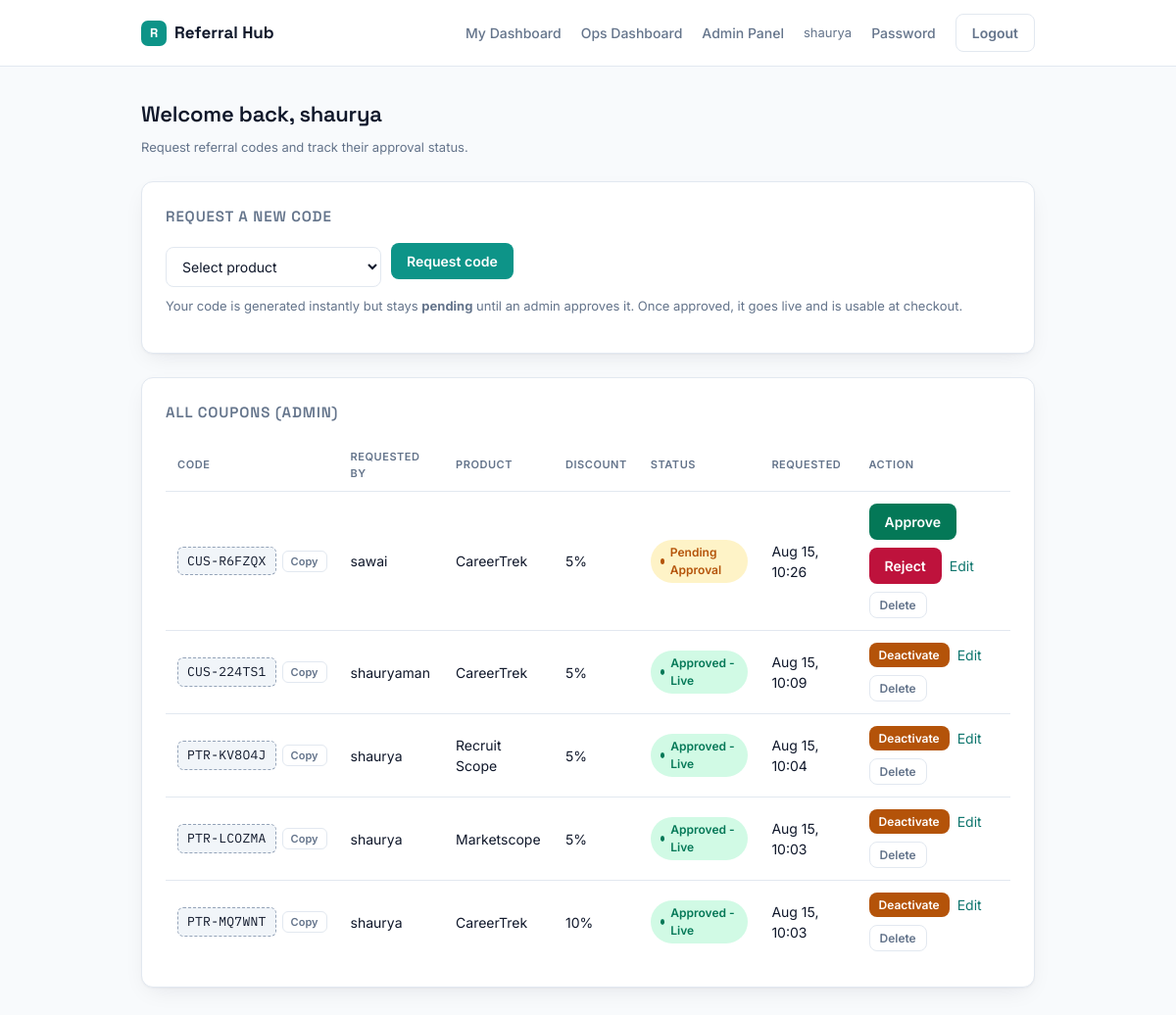
Page /dashboard/ (signed in) on the earlier database version.
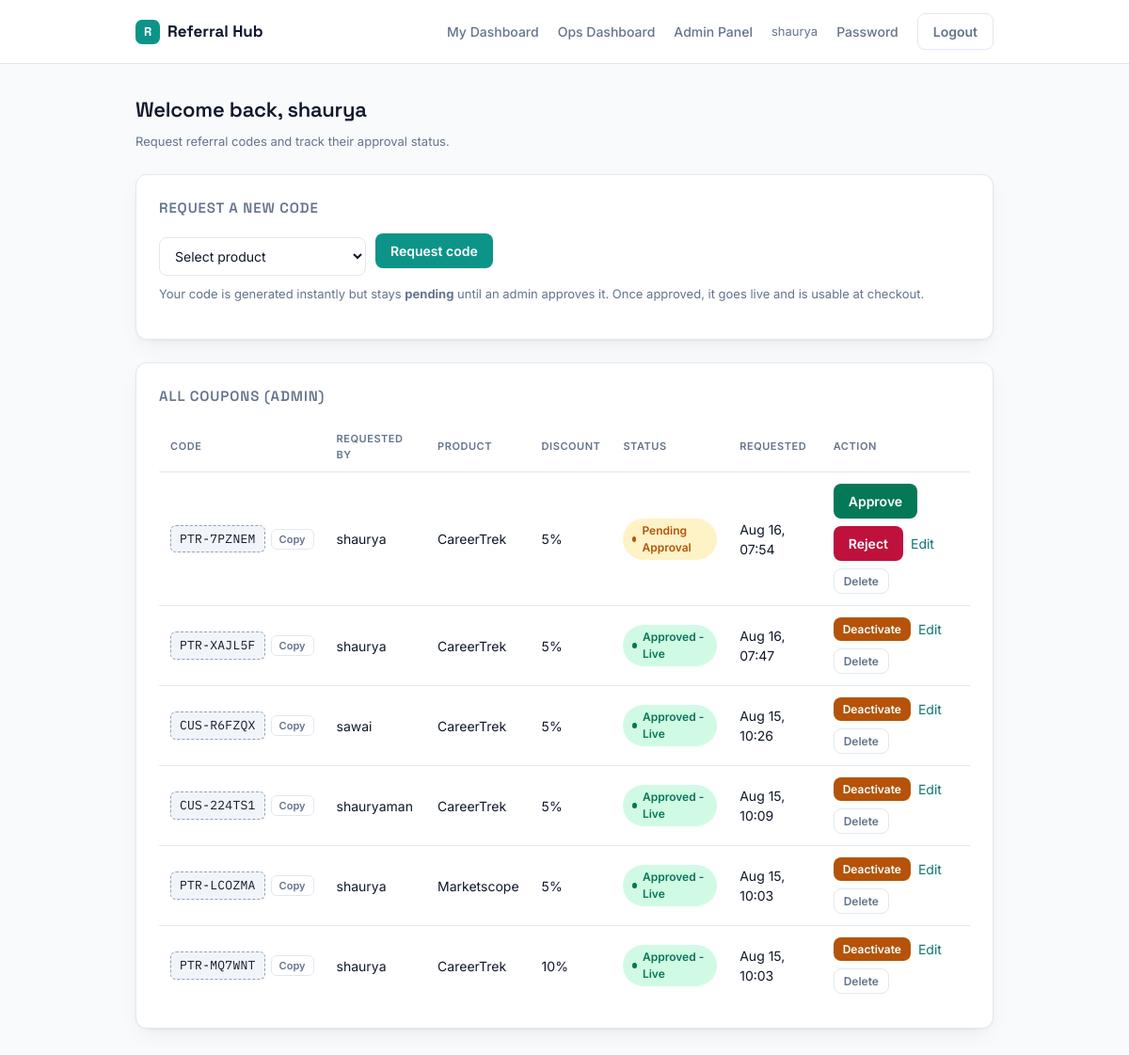
Same page on the later database version.
### referrals/models.py (models this page shows, shortened)
class ReferralCode(models.Model):
    code = models.CharField(max_length=30, unique=True)
    code_type = models.CharField(max_length=10, choices=CODE_TYPE_CHOICES)
    requested_by = models.ForeignKey(settings.AUTH_USER_MODEL, on_delete=models.CASCADE, related_name="referral_codes")
    owner_name = models.CharField(max_length=150, blank=True)
    owner_email = models.EmailField(blank=True)
    product = models.CharField(max_length=20, choices=PRODUCT_CHOICES)
    discount_percent = models.PositiveIntegerField(default=DEFAULT_CUSTOMER_DISCOUNT)
    approval_status = models.CharField(max_length=10, choices=APPROVAL_STATUS_CHOICES, default="pending")
    active = models.BooleanField(default=True, help_text="Live codes can be deactivated without changing their approval history.")
    approved_by = models.ForeignKey(settings.AUTH_USER_MODEL, null=True, blank=True, on_delete=models.SET_NULL, related_name="approved_codes")
    approved_at = models.DateTimeField(null=True, blank=True)
    created_at = models.DateTimeField(auto_now_add=True)

### referrals/views.py (the view, shortened to what this page needs)
# urls.py: path("dashboard/", views.user_dashboard, name="user_dashboard"),
@login_required
def user_dashboard(request):
    my_codes = ReferralCode.objects.filter(requested_by=request.user).order_by("-created_at")
    context = {"products": PRODUCT_CHOICES, "my_codes": my_codes, "is_ops": _in_group(request.user, "Ops")}
    if request.user.is_staff:
        context["all_codes_admin"] = ReferralCode.objects.all().order_by("-created_at")
    return render(request, "referrals/dashboard.html", context)

### referrals/views.py (called while the page is built)
def _in_group(user, group_name):
    return user.is_staff or user.groups.filter(name=group_name).exists()

### referrals/templates/referrals/dashboard.html (shortened to what this page needs)
{% extends "referrals/base.html" %}
{% block body %}
<div class="page">
  <h1>Welcome back, {{ request.user.username }}</h1>
  <p class="subtext" style="margin-bottom:24px">Request referral codes and track their approval status.</p>
  <div class="card">
    <div class="card-head">
      <h3>Request a new code</h3>
    </div>
    <form method="post" class="toolbar">
      <select name="product" required>
        <option value="">Select product</option>
      </select>
      <button type="submit">Request code</button>
    </form>
    <p class="subtext">Your code is generated instantly but stays <strong>pending</strong> until an admin approves it. Once approved, it goes live and is usable at checkout.</p>
  </div>
  {% if request.user.is_staff and all_codes_admin %}
  <div class="card">
    <div class="card-head"><h3>All coupons (admin)</h3></div>
    <div class="table-wrap">
    <table>
    <tr><th>Code</th><th>Requested by</th><th>Product</th><th>Discount</th><th>Status</th><th>Requested</th><th>Action</th></tr>
    {% for c in all_codes_admin %}
    <tr>
      <td>
        <div class="code-cell">
          <span class="code-chip">{{ c.code }}</span>
          <button type="button" class="copy-btn" data-code="{{ c.code }}" onclick="copyCode(this)">Copy</button>
        </div>
      </td>
      <td>{{ c.requested_by }}</td>
      <td>{{ c.get_product_display }}</td>
      <td>{{ c.discount_percent }}%</td>
      <td>
        {% if c.approval_status == "approved" and not c.active %}
          <span class="badge badge-rejected">● Deactivated</span>
        {% else %}
          <span class="badge badge-{{ c.approval_status }}">{{ c.get_approval_status_display }}</span>
        {% endif %}
      </td>
      <td>{{ c.created_at|date:"M d, H:i" }}</td>
      <td>
        <div class="btn-row">
          {% if c.approval_status == "pending" %}
            <form action="{% url 'approve_code' c.id %}" method="post" class="inline-form">{% csrf_token %}<button type="submit" class="btn-approve">Approve</button></form>
            <form action="{% url 'reject_code' c.id %}" method="post" class="inline-form">{% csrf_token %}<button type="submit" class="btn-reject">Reject</button></form>
          {% elif c.approval_status == "approved" %}
            <form action="{% url 'toggle_active' c.id %}" method="post" class="inline-form">
              {% if c.active %}
                <button type="submit" class="btn-warn" style="padding:5px 10px;font-size:12px">Deactivate</button>
              {% else %}
                <button type="submit" class="btn-approve" style="padding:5px 10px;font-size:12px">Reactivate</button>
              {% endif %}
            </form>
          {% endif %}
          <a href="{% url 'edit_code' c.id %}">Edit</a>
          <form action="{% url 'delete_code' c.id %}" method="post" class="inline-form" onsubmit="return confirm('Permanently delete {{ c.code }}? This cannot be undone.');">{% csrf_token %}<button type="submit" class="btn-ghost" style="padding:5px 10px;font-size:12px">Delete</button></form>
        </div>
      </td>
    </tr>
    {% endfor %}
    </table>
    </div>
  </div>
  {% endif %}
</div>
{% endblock %}

### referrals/templates/referrals/base.html (shortened to what this page needs)
{% load static %}<!DOCTYPE html>
<html lang="en">
<head>
<link rel="stylesheet" href="{% static 'referrals/css/main.css' %}">
</head>
<body>
{% if request.user.is_authenticated %}
<nav class="nav">
  <div class="nav-inner">
    <div class="brand"><span class="brand-mark">R</span> Referral Hub</div>
    <div class="nav-links">
      <a href="{% url 'user_dashboard' %}">My Dashboard</a>
      {% if is_ops or request.user.is_staff %}<a href="{% url 'ops_dashboard' %}">Ops Dashboard</a>{% endif %}
      {% if request.user.is_staff %}<a href="/admin/referrals/referralcode/">Admin Panel</a>{% endif %}
      <span class="nav-user">{{ request.user.username }}</span>
      <a href="{% url 'change_password' %}">Password</a>
      <form action="{% url 'logout' %}" method="post" class="inline-form">{% csrf_token %}<button type="submit" class="btn-ghost">Logout</button></form>
    </div>
  </div>
</nav>
{% endif %}
{% block body %}{% endblock %}
</body>
</html>

### referrals/static/referrals/css/main.css (style rules this page uses)
:root { --bg: #F8FAFC; --surface: #FFFFFF; --surface-alt: #F1F5F9; --border: #E2E8F0; --ink: #0F172A; --ink-muted: #64748B; --primary: #0D9488; --primary-dark: #0F766E; --primary-soft: #CCFBF1; --amber: #B45309; --amber-soft: #FEF3C7; --emerald: #047857; --emerald-soft: #D1FAE5; --rose: #BE123C; --rose-soft: #FFE4E6; --radius: 12px; --radius-sm: 8px; --shadow: 0 1px 2px rgba(15,23,42,.04), 0 8px 24px -8px rgba(15,23,42,.10); }
* { box-sizing: border-box; }
body { margin: 0; background: var(--bg); color: var(--ink); font-family: 'Inter', -apple-system, sans-serif; font-size: 15px; line-height: 1.5; -webkit-font-smoothing: antialiased; }
h1, h2, h3 { font-family: 'Space Grotesk', 'Inter', sans-serif; font-weight: 600; letter-spacing: -0.01em; margin: 0 0 4px; }
h1 { font-size: 22px; }
h3 { font-size: 15px; color: var(--ink-muted); text-transform: uppercase; letter-spacing: .06em; font-weight: 600; }
a { color: var(--primary-dark); text-decoration: none; }
.nav { background: var(--surface); border-bottom: 1px solid var(--border); position: sticky; top: 0; z-index: 10; }
.nav-inner { max-width: 960px; margin: 0 auto; padding: 14px 24px; display: flex; align-items: center; justify-content: space-between; }
.brand { display: flex; align-items: center; gap: 8px; font-family: 'Space Grotesk', sans-serif; font-weight: 700; font-size: 17px; color: var(--ink); }
.brand-mark { width: 26px; height: 26px; border-radius: 7px; background: var(--primary); color: #fff; display: grid; place-items: center; font-size: 13px; font-weight: 700; flex-shrink: 0; }
.nav-links { display: flex; align-items: center; gap: 20px; font-size: 14px; }
.nav-links a { color: var(--ink-muted); font-weight: 500; }
.nav-user { color: var(--ink-muted); font-size: 13px; }
.page { max-width: 960px; margin: 0 auto; padding: 32px 24px 64px; }
.card { background: var(--surface); border: 1px solid var(--border); border-radius: var(--radius); box-shadow: var(--shadow); padding: 24px; margin-bottom: 24px; }
.card-head { margin-bottom: 16px; }
.subtext { color: var(--ink-muted); font-size: 13px; margin-top: 8px; }
input[type=text], input[type=email], input[type=password], input[type=number], select { width: 100%; padding: 10px 12px; margin: 4px 0 2px; border: 1px solid var(--border); border-radius: var(--radius-sm); background: var(--surface); color: var(--ink); font-size: 14px; font-family: inherit; }
button, .btn { display: inline-flex; align-items: center; justify-content: center; gap: 6px; padding: 10px 16px; border-radius: var(--radius-sm); border: 0; font-size: 14px; font-weight: 600; font-family: inherit; cursor: pointer; background: var(--primary); color: #fff; transition: background .15s ease; }
.btn-ghost { background: transparent; color: var(--ink-muted); border: 1px solid var(--border); }
.btn-approve { background: var(--emerald); }
.btn-reject { background: var(--rose); }
.btn-warn { background: var(--amber); }
.btn-row { display: flex; gap: 8px; align-items: center; flex-wrap: wrap; }
.inline-form { display: inline-block; }
.toolbar { display: flex; gap: 10px; align-items: flex-start; flex-wrap: wrap; }
.toolbar select { width: auto; min-width: 220px; }
.table-wrap { overflow-x: auto; }
table { width: 100%; border-collapse: collapse; }
th { text-align: left; font-size: 11px; text-transform: uppercase; letter-spacing: .05em; color: var(--ink-muted); font-weight: 600; padding: 10px 12px; border-bottom: 1px solid var(--border); }
td { padding: 12px; border-bottom: 1px solid var(--border); font-size: 14px; vertical-align: middle; }
tr:last-child td { border-bottom: 0; }
.code-chip { font-family: 'IBM Plex Mono', monospace; font-size: 13px; letter-spacing: .02em; background: var(--surface-alt); border: 1.5px dashed #94A3B8; border-radius: 6px; padding: 4px 9px; display: inline-block; white-space: nowrap; }
.code-cell { display: inline-flex; align-items: center; gap: 6px; }
.copy-btn { background: transparent; border: 1px solid var(--border); color: var(--ink-muted); font-size: 11px; font-weight: 600; padding: 3px 8px; border-radius: 6px; cursor: pointer; }
.badge { display: inline-flex; align-items: center; gap: 6px; font-size: 12px; font-weight: 600; padding: 4px 10px; border-radius: 999px; }
.badge::before { content: ""; width: 6px; height: 6px; border-radius: 50%; background: currentColor; }
.badge-pending { background: var(--amber-soft); color: var(--amber); }
.badge-approved { background: var(--emerald-soft); color: var(--emerald); }

Differences in the rows shown:
removed ReferralCode: code "PTR-KV8O4J", requested_by "shaurya", product "Recruit Scope", discount_percent "5", approval_status "Approved - Live", created_at "Aug 15, 10:04", active "Deactivate"
added ReferralCode: code "PTR-7PZNEM", requested_by "shaurya", product "CareerTrek", discount_percent "5", approval_status "Pending Approval", created_at "Aug 16, 07:54", shows "Approve"
added ReferralCode: code "PTR-XAJL5F", requested_by "shaurya", product "CareerTrek", discount_percent "5", approval_status "Approved - Live", created_at "Aug 16, 07:47", active "Deactivate"
changed ReferralCode "Aug 15, 10:26": approval_status "Pending Approval" → "Approved - Live"; approval_status "Approve Reject" → "Deactivate"
